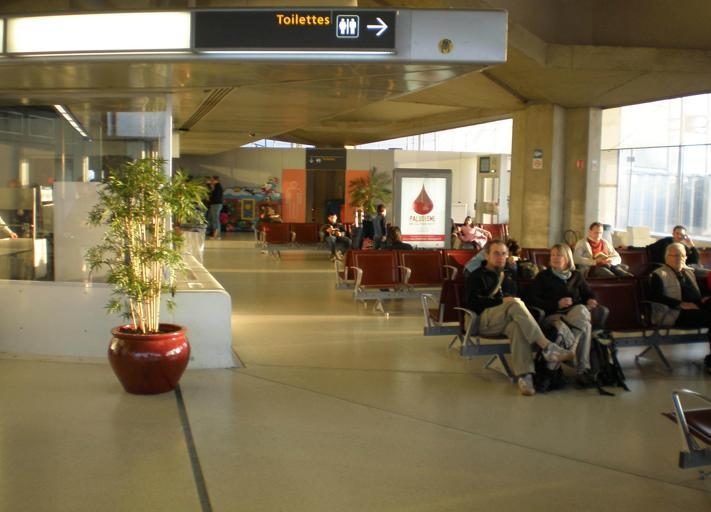
#> input picture examples/images/2.jpg, 711 x 512 px, found by its file name
$ python exp.py   (Python 2 division)   (older library calls are emulated)
#> lines starting #> are read from the running program, lines starting #| are printed output that depends on the picture; after the words box and inside, x2 and y2 are one past the last pixel; in counts of white or black regions, pixels touching at a corner belong together
import heapq
import cv2
import numpy as np

class PathFinder():

    def __init__(self, top, goal, resolution=1):
        self.resolution = resolution
        self.top = cv2.resize(top, (0,0), fx=resolution, fy=resolution)
        self.goal = self.toRes(goal)

    def toRes(self, points):
        ps = np.array(points) * self.resolution
        ps[:,0] = np.clip(ps[:,0], 0, self.top.shape[1]-1)
        ps[:,1] = np.clip(ps[:,1], 0, self.top.shape[0]-1)
        ps = np.array(ps, dtype='int')
        return ps
    def toOri(self, points):
        scale = 1 / self.resolution
        ps = np.array(points) * scale + scale/2
        ps = np.array(ps, dtype='int')
        return ps

    def findPath(self, start, end):
        pass

    def findPathToGoal(self, start):
        p = self.toRes([start])[0]
        path = [p]
        while True:
            parent = self.parents[p[1], p[0]]
            x = parent[0]
            y = parent[1]
            if x == 0 and y == 0:
                break
            path.append((x,y))
            p = (x,y)
        return self.toOri(path)

    def allPointShortestPath(self):
        h,w = self.top.shape
        self.distances = np.full((h,w), np.inf)
        self.parents = np.zeros((h, w, 2), dtype='int')

        queue = []
        for p in self.goal:
            self.distances[p[1], p[0]] = 0
            heapq.heappush(queue, (0, p))

        c = 0
        while len(queue) != 0:
            p_dist, p = heapq.heappop(queue)
            dists = getDistToNeighbors(self.top, p)
            for n in dists:
                n_dist = dists[n] + p_dist
                if n_dist < self.distances[n[1], n[0]]:
                    self.distances[n[1], n[0]] = n_dist
                    self.parents[n[1], n[0]] = p
                    heapq.heappush(queue, (n_dist, n))

            c += 1
            if c % 1000 == 0:
                print 1.*c/(h*w)


def drawPath(img, path):
    if np.ndim(img) == 2:
        img = np.stack([img,img,img], axis=-1)
    color = (0,0,255)
    for p in path:
        cv2.circle(img, tuple(p), 1, color, -1)
    return img

def getDistToNeighbors(top, p):
    h,w = top.shape
    neighborDists = {}
    dirs = [(0,1), (0,-1), (1,0), (-1,0), (1,1), (1,-1), (-1,1), (-1,-1)]
    for d in dirs:
        x = d[0] + p[0]
        y = d[1] + p[1]
        if x < 0 or x >=w or y < 0 or y >= h:
            continue
        neighborDists[(x,y)] = top[y,x] * np.linalg.norm(d)
    return neighborDists

def getTopography(img):
    top = cv2.blur(img,(5,5))
    top = cv2.Laplacian(top, cv2.CV_64F)
    top = np.clip(top, 0, 255)
    top /= np.max(top)
    top = 1 - top
    top = np.square(top)
    top = np.square(top)
    return top

def show(img):
    print np.min(img), np.max(img)
    img = img.copy()
    cv2.imshow("img", img)
    cv2.waitKey(0)


img = cv2.imread("examples/images/2.jpg", 0)
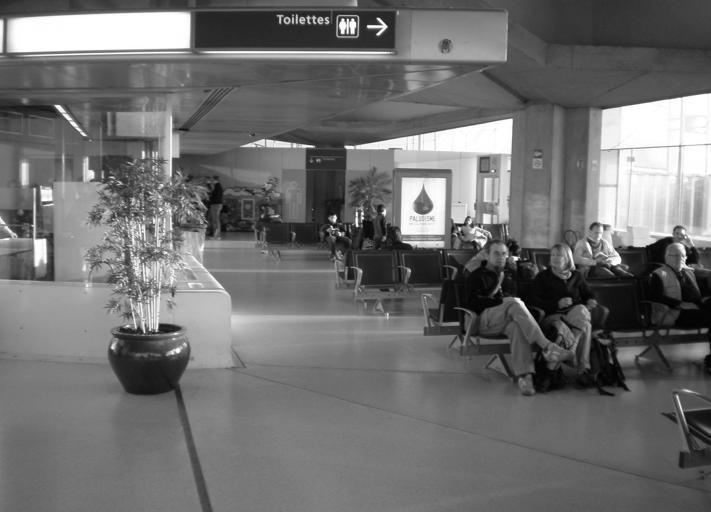
#> img: shape (512, 711); min 0, max 255, mean 110.9
# img = img[:200,:200]
h,w = img.shape
#> h = 512; w = 711

top = getTopography(img)
#> in getTopography, `top = cv2.Laplacian(top, cv2.CV_64F)`:
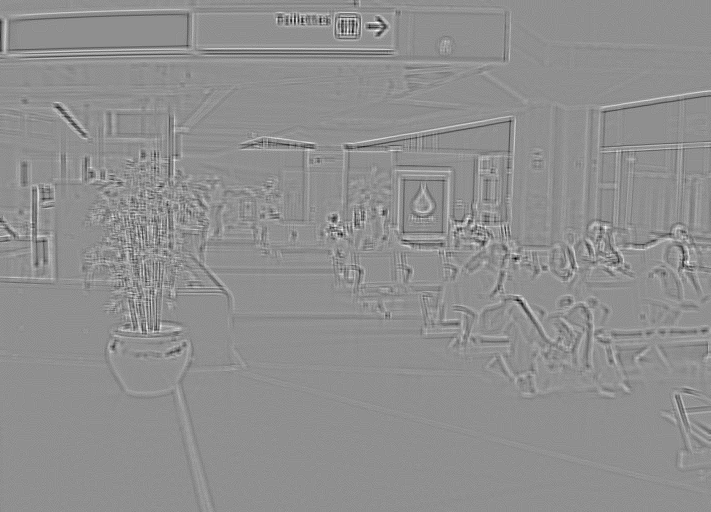
#> top: shape (512, 711) float64; min -57, max 44, mean 0; drawn with min black and max white
# canny = cv2.Canny(img,100,200)
# top = np.array(1 - canny/np.max(canny), dtype="float")
show(top)
#| 0.0 1.0

goal = [(w/2,h/2)]
#> goal = [(355, 256)]
pathFinder = PathFinder(top, goal, resolution=0.25)
#> in __init__, `self.top = cv2.resize(top, (0,0), fx=resolution, fy=resolution)`:
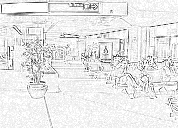
#> self.top: shape (128, 178) float64; min 0.071, max 1, mean 0.907
pathFinder.allPointShortestPath()
#> after the loop in allPointShortestPath, `for p in self.goal:`: self.distances: shape (128, 178) float64; 100% of the values are NaN or infinite; the others: min 0, max 0, mean 0
#> after the loop in allPointShortestPath, `while len(queue) != 0:`:
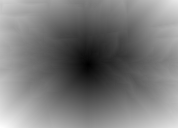
#> self.distances: shape (128, 178) float64; min 0, max 99.73, mean 48; drawn with min black and max white
#> after the loop in allPointShortestPath, `while len(queue) != 0:`: c = 31244

xs = np.random.randint(w, size=100)
ys = np.random.randint(h, size=100)
vis = cv2.resize(pathFinder.top, (w,h))
for x,y in zip(xs,ys):
    path = pathFinder.findPathToGoal((x,y))
    vis = drawPath(vis, path)
#> this loop made 100 passes
#> path on passes 1 to 12: [[171, 10]], [[139, 110]], [[157, 95]], [[48, 5]], [[176, 46]], [[89, 32]], [[2, 94]], [[69, 24]], [[149, 15]], [[17, 104]], [[118, 55]], [[150, 30]]
#> pass 3, `vis = drawPath(vis, path)`:
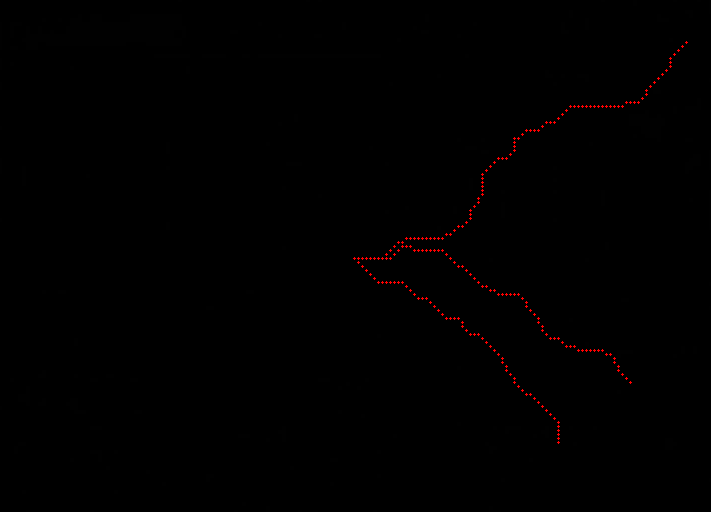
#> vis: shape (512, 711, 3) float64; mean of channels 0, 1, 2 0.9, 0.9, 1.7; drawn as B, G, R
#> after the loop:
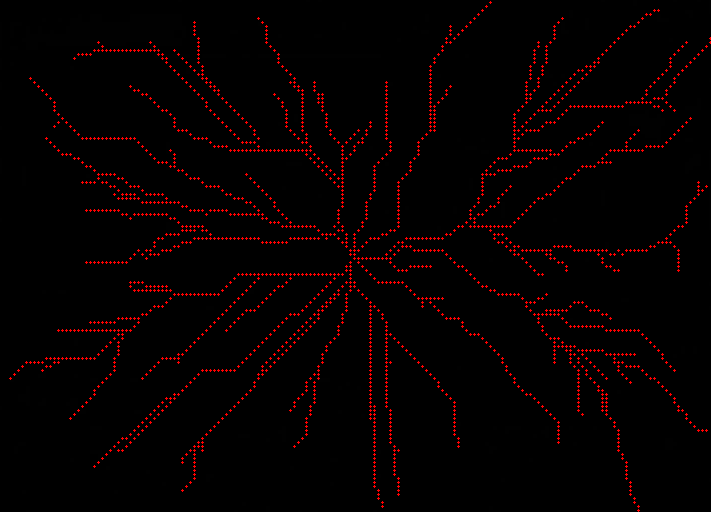
#> vis: shape (512, 711, 3) float64; 2.45% of pixels changed, all inside (x1, y1, x2, y2) = (9, 1, 711, 512); drawn as B, G, R
show(vis)
#| 0.0 255.0
#> in show (call 2), `cv2.imshow("img", img)`:
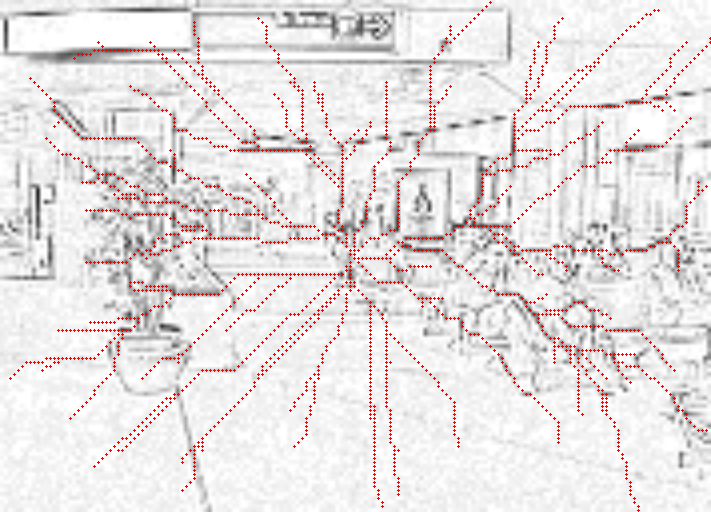
#> window 'img': shape (512, 711, 3); mean B, G, R 225, 225, 232.1

$ run again, with examples/images/3.jpg copied over examples/images/2.jpg
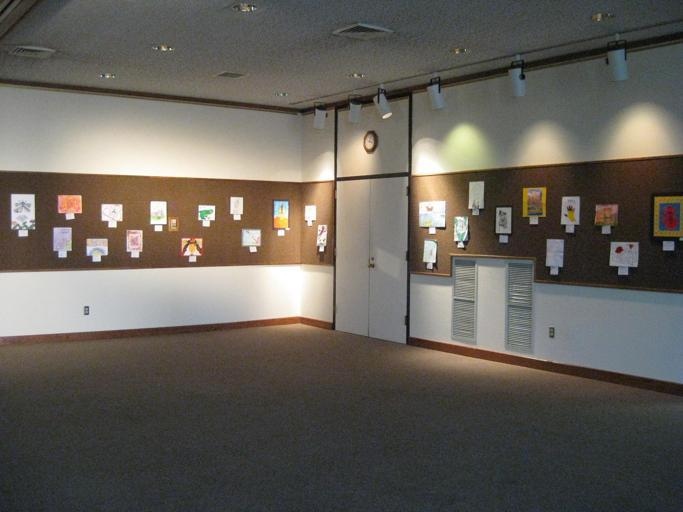
#> input picture examples/images/3.jpg, 683 x 512 px, found by its file name
#| 0.0 1.0
#> after the loop in allPointShortestPath, `while len(queue) != 0:`:
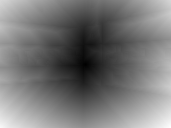
#> self.distances: shape (128, 171) float64; min 0, max 94.36, mean 44.1; drawn with min black and max white
#> after the loop in allPointShortestPath, `while len(queue) != 0:`: c = 29080
#> the loop `for x,y in zip(xs,ys):` made 100 passes
#> path on passes 1 to 8: [[139, 15]], [[157, 104]], [[48, 55]], [[89, 30]], [[2, 112]], [[69, 20]], [[149, 107]], [[17, 56]]
#| 0.0 255.0
#> in show (call 2), `cv2.imshow("img", img)`:
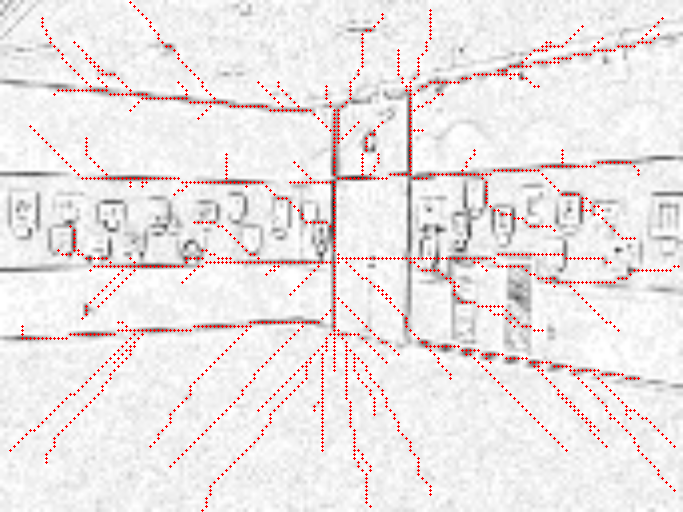
#> window 'img': shape (512, 683, 3); mean B, G, R 230, 230, 236.3

$ run again, with examples/images/4.jpg copied over examples/images/2.jpg
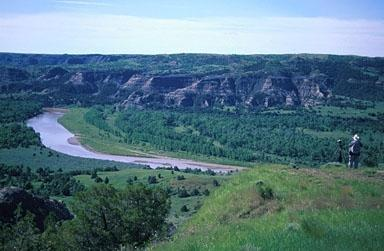
#> input picture examples/images/4.jpg, 384 x 251 px, found by its file name
#| 0.0 1.0
#> after the loop in allPointShortestPath, `while len(queue) != 0:`: c = 8255
#> the loop `for x,y in zip(xs,ys):` made 100 passes
#> path on passes 1 to 8: [[43, 23]], [[11, 0]], [[29, 28]], [[48, 44]], [[80, 9]], [[62, 40]], [[48, 12]], [[89, 23]]
#> after the loop `for x,y in zip(xs,ys):`:
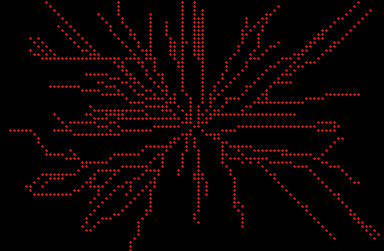
#> vis: shape (251, 384, 3) float64; mean of channels 0, 1, 2 0.8, 0.8, 14.3; drawn as B, G, R
#| 0.0 255.0
#> in show (call 2), `cv2.imshow("img", img)`:
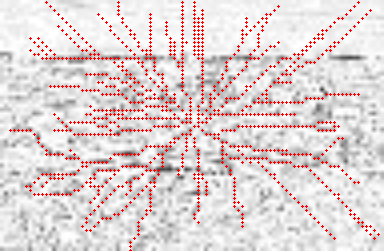
#> window 'img': shape (251, 384, 3); mean B, G, R 212.7, 212.7, 226.2
